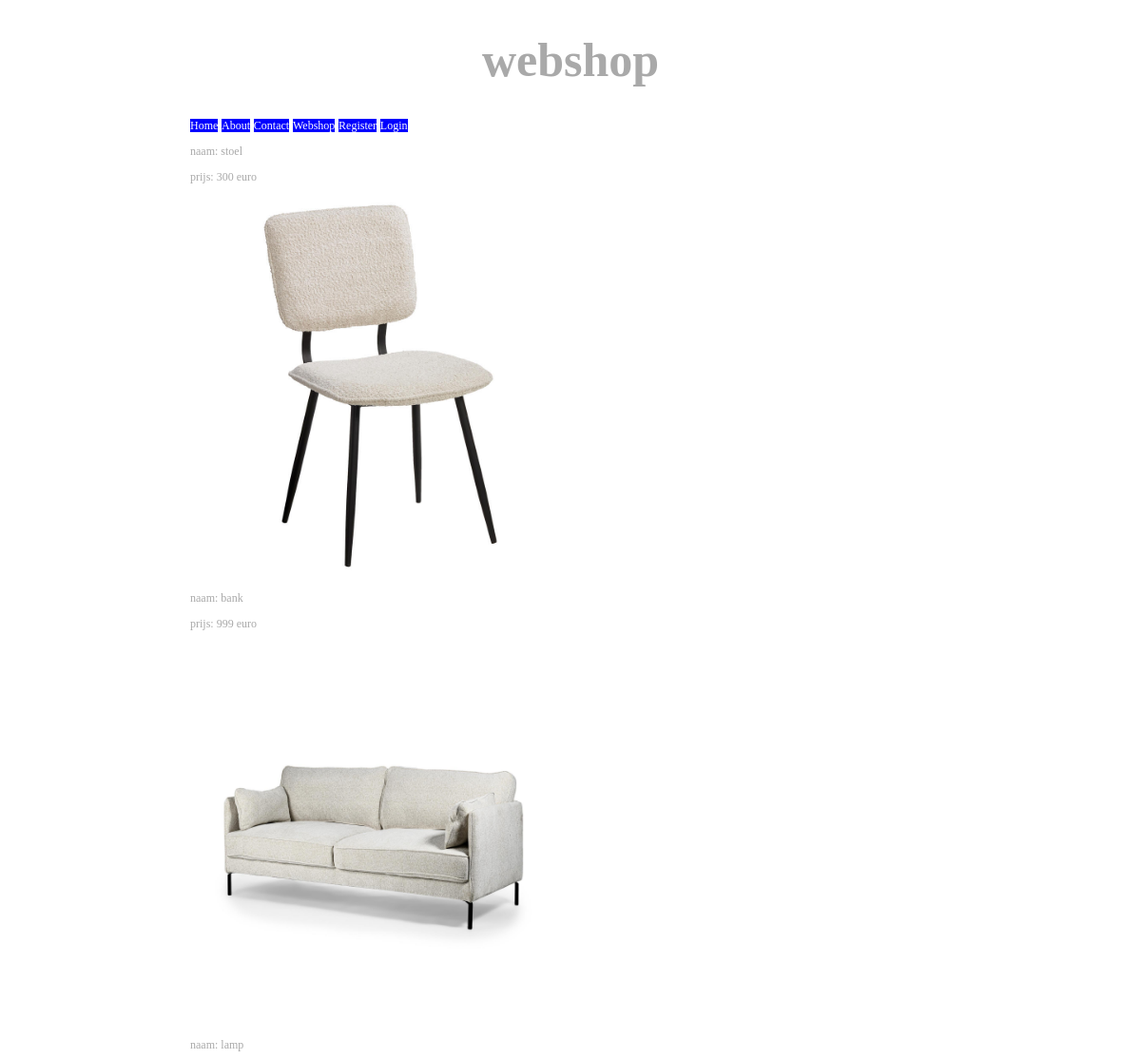
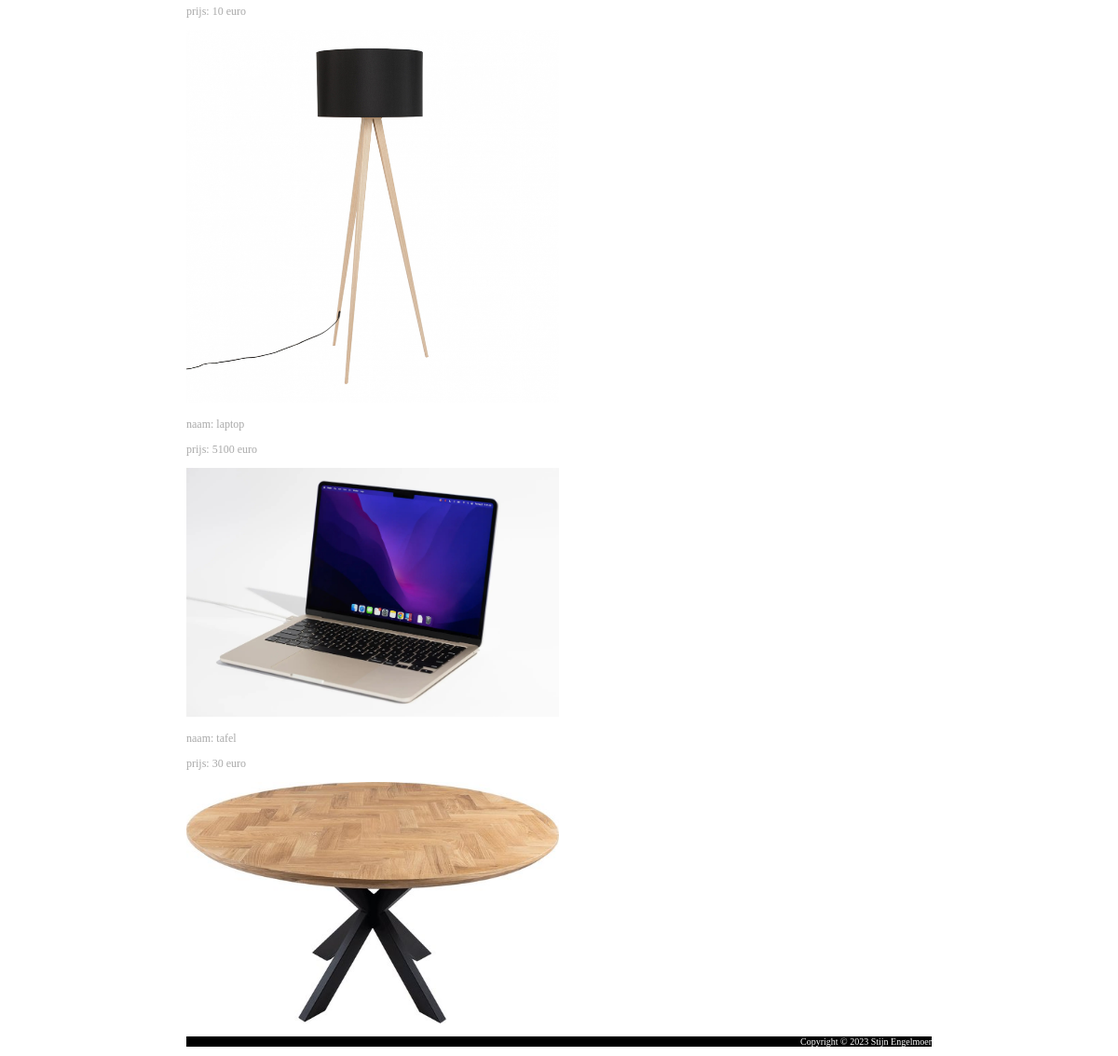
Screenshot of /index.php?page=webshop with the database file from the repository (2 pictures, top to bottom).
### tables this page shows
CREATE TABLE `products` (
  `id` int NOT NULL,
  `name` text NOT NULL,
  `description` text NOT NULL,
  `price` text NOT NULL,
  `filename` text NOT NULL
);

### products.repository.php (called while the page is built, shortened)
<?php
function GetAllProducts(){
    $conn = ConnectDB();
    try {
        $sql = "SELECT * FROM products";
        $result = mysqli_query($conn, $sql);
        $products = array();
        if (mysqli_num_rows($result) > 0) {
            while($row = mysqli_fetch_assoc($result)) {
                $product = array("id" => $row["id"], "name" => $row["name"], "description" => $row["description"],
                "price" => $row["price"], "filename" => $row["filename"]);
                $products[$row["id"]] = $product;
            }
            return $products;
        } else {
            return null;
        }
    } finally {
    mysqli_close($conn);
    }
}

### product.service.php (called while the page is built, shortened)
<?php
include "products.repository.php";
function SearchForProducts(){
    $products = GetAllProducts();
    return $products;
}

### webshop.php (the view)
<?php
function ShowWebshop($products){
    foreach ($products as $product) {
    echo '
    <div class="webshopitem">
    <p>naam: ';echo $product["name"]; echo '</p>
    <p>prijs: ';echo $product["price"]; echo '</p>
    <a href="index.php?page=webshopitem&row=';echo $product["id"]; echo'"><img src="';echo $product["filename"]; echo '" width="50%" height="50%"></a>
    </div>';
    }
}

### index.php (shortened to what this page needs)
<?php
include_once "product.service.php";
$page = GetRequestedPage();
$data = ProcessRequest($page);
ShowResponsePage($data);
function ProcessRequest($page){
    $data['genericErr'] = "";
    switch ($page){
        case "webshop":
            try {
                 $data['products'] = SearchForProducts();
            }
            catch (Exception $e) {
                 $data['genericErr'] = "Kan de producten niet ophalen, probeer het later nogmaals";
                 LogDebug("Error collecting products: " . $e -> getMessage());
            }
            break;
    }
    $data['page'] = $page;
    $data['menu'] = array('home' => 'Home', 'about' => 'About', 'contact' => 'Contact', 'webshop' => 'Webshop');
    if (isUserLogIn()) {
        $data['menu']['changepassword'] = "verander wachtwoord";
        $data['menu']['logout'] = "Logout " . getLogInUsername();
    } else {
        $data['menu']['register'] = "Register";
        $data['menu']['login'] = "Login";
    }
    return $data;
}
function GetRequestedPage(){
    $requested_type = $_SERVER['REQUEST_METHOD'];
    if ($requested_type == 'POST'){
        $requested_page = GetPostVar('page','home');
    }else{
        $requested_page = GetUrlVar('page','home');
    }
    return $requested_page;
}
function ShowResponsePage($data){
    BeginDocument();
    ShowHeadSection();
    ShowBodySection($data);
    EndDocument();
}
function GetArrayVar($array, $key, $default=''){
    return isset($array[$key]) ? $array[$key] : $default;
}
function GetUrlVar($key, $default=''){
    return GetArrayVar($_GET, $key, $default);
}
function BeginDocument(){
    echo '<!doctype html>
    <html>';
}
function ShowHeadSection(){
    echo '<head>
    <link rel="stylesheet" href="CSS/stylesheet.css">
    <title>About</title>
    </head>';
}
function ShowBodySection($data) {
   echo '    <body>' . PHP_EOL;
   ShowHeader($data);
   ShowMenu($data);
   ShowContent($data);
   ShowFooter();
   echo '    </body>' . PHP_EOL;
}
function EndDocument(){
    echo '</html>';
}
function ShowHeader($data){
    switch ($data['page']){
        case 'webshop':
            Echo '<h1>webshop</h1>';
            break;
    }
}
function ShowMenu($data){
    echo '<ul class="menu">';
    foreach($data['menu'] as $link => $label) { showMenuItem($link,$label); }
    echo '</ul>';
}
function Showmenuitem($name, $message, $username = ''){
    echo'<li class="menuitem"><a href="index.php?page=';echo $name; echo'">';echo $message, $username; echo'</a></li>';
}
function ShowContent($data){
    switch ($data['page']){
        case 'webshop':
            require('webshop.php');
            ShowWebshopContent($data);
            break;
    }
}
function ShowWebshopContent($data){
    ShowWebshop($data['products']);
};
function ShowFooter(){
    echo '<footer>
    <p>Copyright &copy; 2023 Stijn Engelmoer</p>
    </footer>';
}
?>

### CSS/stylesheet.css (style rules this page uses)
body { font-size: 12px; color: darkgray; max-width: 800px; margin: auto; }
h1 { font-size: 50px; text-align: center; }
ul.menu li > a { text-decoration: none; color: white; background-color: blue; }
ul.menu { list-style-type: none; padding-left: 0; }
li.menuitem { display: inline-block; margin-right: 1mm; }
footer { background-color: black; color: white; font-size: 10px; text-align: right; }

### rows the page displays
products: name "stoel", price "300 euro", filename (picture)
products: name "bank", price "999 euro", filename (picture)
products: name "lamp", price "10 euro", filename (picture)
products: name "laptop", price "5100 euro", filename (picture)
products: name "tafel", price "30 euro", filename (picture)

### other values shown
$message "Home"
$message "About"
$message "Contact"
$message "Webshop"
$message "Register"
$message "Login"
